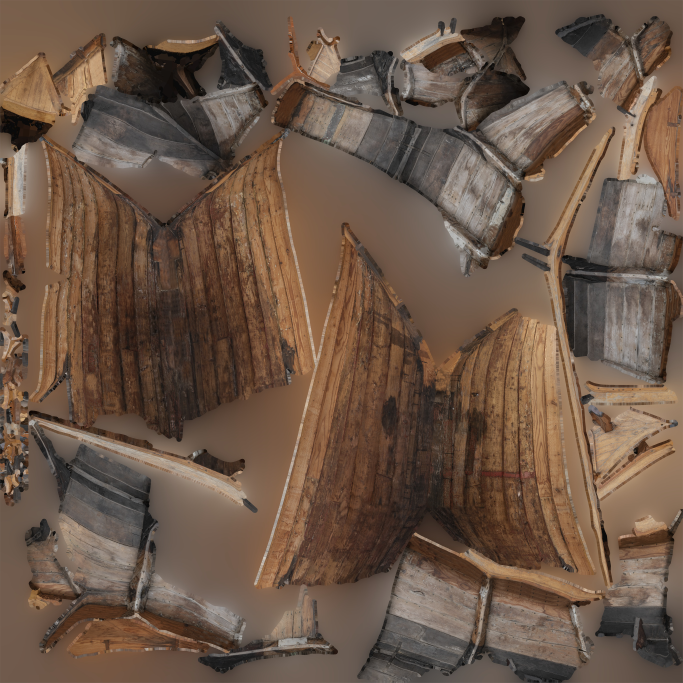
#> input picture resources/fourareen2K_albedo.jpg, 2048 x 2048 px (shown at 1/3 size)
$ python image_tiler.py fourareen2K_albedo.jpg
#> lines starting #> are read from the running program, lines starting #| are printed output that depends on the picture
#!/usr/bin/env python3
"""
Image Tiler with Random Rotation

This script takes an input image and creates a new image that is 8x larger in both
dimensions, filled with randomly rotated tiles of the original image.

Requirements:
    pip install Pillow

Usage:
    python image_tiler.py path/to/input/image.jpg
"""

import sys
import os
import random
from PIL import Image


def create_tiled_image(input_path, output_path=None):
    """
    Create a tiled image with random rotations.

    Args:
        input_path (str): Path to the input image
        output_path (str): Path for the output image (optional)

    Returns:
        str: Path to the created output image
    """
#> called with input_path = 'fourareen2K_albedo.jpg'
    try:
        # Load the input image
        original_image = Image.open(input_path)
#> original_image is the input picture: PIL image 2048x2048 RGB; mean R, G, B 108.1, 86.8, 71.6
        print(f"Loaded image: {input_path}")
        print(f"Original dimensions: {original_image.size}")
#| Original dimensions: (2048, 2048)

        # Get original dimensions
        original_width, original_height = original_image.size
#> original_width = 2048; original_height = 2048

        # Create new image with 8x dimensions
        new_width = original_width * 8
#> new_width = 16384
        new_height = original_height * 8
#> new_height = 16384

        # Create a new blank image with white background
        # You can change 'RGB' to 'RGBA' if you need transparency support
        tiled_image = Image.new('RGB', (new_width, new_height), 'white')

        print(f"Creating tiled image with dimensions: {new_width}x{new_height}")
#| Creating tiled image with dimensions: 16384x16384

        # Define possible rotation angles
        rotation_angles = [0, 90, 180, 270]

        # Fill the new image with rotated tiles
        for row in range(8):
            for col in range(8):
                # Choose a random rotation angle
                angle = random.choice(rotation_angles)

                # Rotate the original image
                if angle == 0:
                    rotated_tile = original_image.copy()
                else:
                    rotated_tile = original_image.rotate(angle, expand=True)

                # If rotation changed the size (which it might for non-square images),
                # resize back to original dimensions
                if rotated_tile.size != original_image.size:
                    rotated_tile = rotated_tile.resize(original_image.size, Image.Resampling.LANCZOS)

                # Calculate position to paste the tile
                x_pos = col * original_width
                y_pos = row * original_height

                # Paste the rotated tile onto the new image
                tiled_image.paste(rotated_tile, (x_pos, y_pos))

                print(f"Placed tile at ({row}, {col}) with {angle}° rotation")
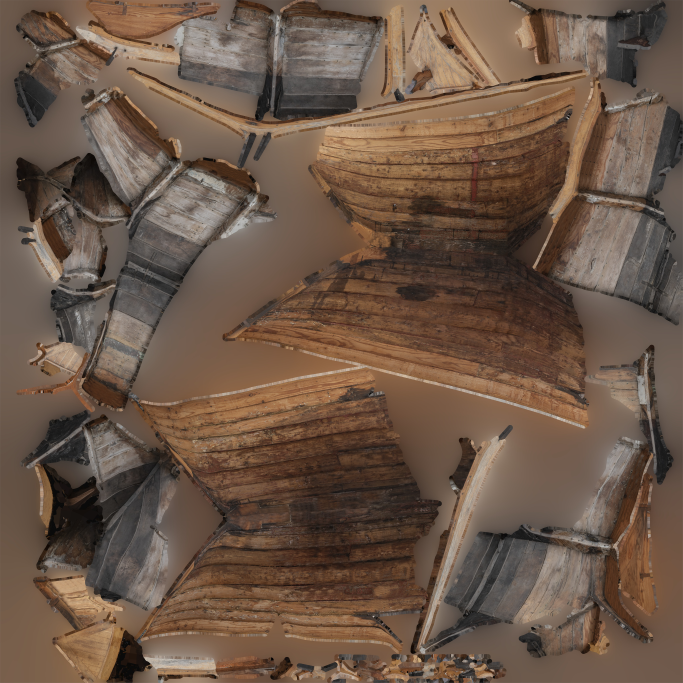
#> rotated_tile: PIL image 2048x2048 RGB (shown at 1/3 size); mean R, G, B 108.1, 86.8, 71.6

        # Generate output filename if not provided
        if output_path is None:
            name, ext = os.path.splitext(input_path)
            output_path = f"{name}_tiled{ext}"

        # Save the result
        tiled_image.save(output_path)
        print(f"Tiled image saved as: {output_path}")

        return output_path

    except FileNotFoundError:
        print(f"Error: Could not find the input file '{input_path}'")
        return None
    except Exception as e:
        print(f"Error processing image: {str(e)}")
        return None


def main():
    """Main function to handle command line arguments."""
    if len(sys.argv) != 2:
        print("Usage: python image_tiler.py <input_image_path>")
        print("Example: python image_tiler.py photo.jpg")
        sys.exit(1)

    input_image_path = sys.argv[1]

    # Check if input file exists
    if not os.path.exists(input_image_path):
        print(f"Error: Input file '{input_image_path}' does not exist.")
        sys.exit(1)

    # Create the tiled image
    output_path = create_tiled_image(input_image_path)

    if output_path:
        print(f"\nSuccess! Tiled image created: {output_path}")
    else:
        print("Failed to create tiled image.")
        sys.exit(1)


if __name__ == "__main__":
    main()
